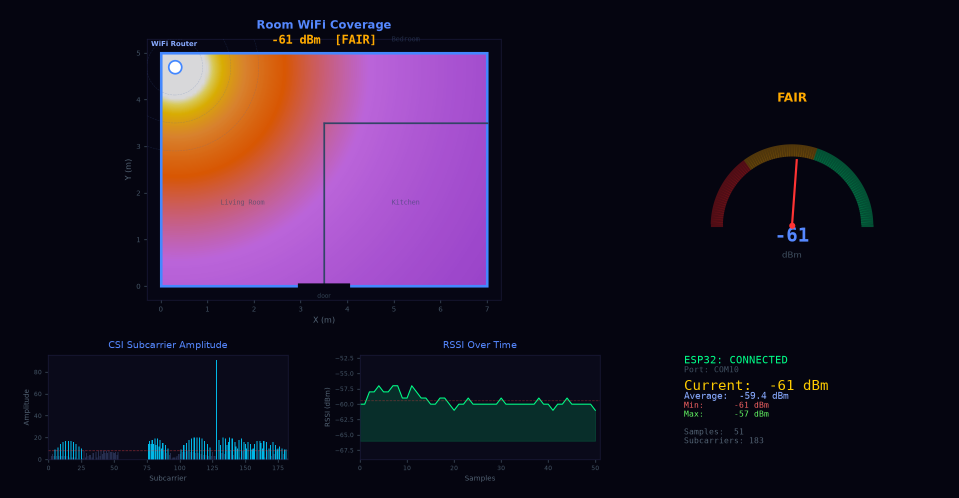
#> input picture images/wifi_propagation.png, 1917 x 995 px (shown at 1/2 size)
$ python -i csi_visualizer.py   (imports and definitions only)
#> lines starting #> are read from the running program, lines starting #| are printed output that depends on the picture
"""
WiFi CSI 2D Signal Strength Visualizer
Real-time heatmap + RSSI + amplitude spectrum from ESP32-S3
"""
import serial
import serial.tools.list_ports
import numpy as np
import matplotlib
# [1 line not run here, left out]
import matplotlib.pyplot as plt
import matplotlib.animation as animation
from collections import deque
import re
import time
import sys

PORT = "COM10"
BAUD = 115200
MAX_HISTORY = 100
ANIMATION_INTERVAL_MS = 200

class CSIVisualizer:
    def __init__(self):
        self.rssi_history = deque(maxlen=MAX_HISTORY)
        self.amp_history = deque(maxlen=MAX_HISTORY)
        self.phase_history = deque(maxlen=MAX_HISTORY)
        self.timestamps = deque(maxlen=MAX_HISTORY)
        self.packet_count = 0
        self.ser = None
        self.last_rssi = -80
        self.last_channel = 0
        self.last_bw = 20

        self.fig = plt.figure(figsize=(14, 8), facecolor='#1a1a2e')
        self.fig.canvas.manager.set_window_title('WiFi CSI Signal Strength - 2D Visualization')

        gs = self.fig.add_gridspec(2, 2, hspace=0.35, wspace=0.3,
                                    left=0.07, right=0.95, top=0.92, bottom=0.08)

        self.ax_heatmap = self.fig.add_subplot(gs[0, :])
        self.ax_rssi = self.fig.add_subplot(gs[1, 0])
        self.ax_spectrum = self.fig.add_subplot(gs[1, 1])

        for ax in [self.ax_heatmap, self.ax_rssi, self.ax_spectrum]:
            ax.set_facecolor('#16213e')
            ax.tick_params(colors='#a0a0a0')
            for spine in ax.spines.values():
                spine.set_color('#333')

        self.fig.suptitle('WiFi CSI Environmental Sensing', color='#00ff88',
                          fontsize=14, fontweight='bold', y=0.97)

        self.setup_plots()

    def setup_plots(self):
        self.ax_heatmap.set_title('CSI Amplitude Heatmap (Subcarriers vs Time)',
                                   color='#00ccff', fontsize=11, pad=10)
        self.ax_heatmap.set_xlabel('Subcarrier Index', color='#a0a0a0', fontsize=9)
        self.ax_heatmap.set_ylabel('Time (packets)', color='#a0a0a0', fontsize=9)

        self.ax_rssi.set_title('RSSI Over Time', color='#00ccff', fontsize=11, pad=10)
        self.ax_rssi.set_xlabel('Time (packets)', color='#a0a0a0', fontsize=9)
        self.ax_rssi.set_ylabel('RSSI (dBm)', color='#a0a0a0', fontsize=9)
        self.ax_rssi.set_ylim(-100, -20)

        self.ax_spectrum.set_title('Current Amplitude Spectrum', color='#00ccff', fontsize=11, pad=10)
        self.ax_spectrum.set_xlabel('Subcarrier Index', color='#a0a0a0', fontsize=9)
        self.ax_spectrum.set_ylabel('Amplitude', color='#a0a0a0', fontsize=9)

    # [10 lines left out: function connect, not called in this run]

    def read_serial(self):
        if not self.ser or not self.ser.is_open:
            return
        try:
            for _ in range(20):
                if self.ser.in_waiting <= 0:
                    break
                line = self.ser.readline().decode('utf-8', errors='ignore').strip()
                if not line:
                    continue
                if ',' in line and '"' in line:
                    self.parse_csi(line)
        except Exception:
            pass

    # [30 lines left out: function parse_csi, not called in this run]

    def update(self, frame):
        self.read_serial()

        if not self.amp_history:
            self.ax_heatmap.text(0.5, 0.5, f'Waiting for CSI data... (0 packets)\nConnect phone to same WiFi\nand browse/stream to generate traffic',
                                  transform=self.ax_heatmap.transAxes, ha='center', va='center',
                                  color='#ff8800', fontsize=12,
                                  bbox=dict(boxstyle='round,pad=0.5', facecolor='#16213e', edgecolor='#ff8800'))
            self.ax_rssi.text(0.5, 0.5, f'RSSI: {self.last_rssi} dBm',
                              transform=self.ax_rssi.transAxes, ha='center', va='center',
                              color='#00ff88', fontsize=16, fontweight='bold')
            self.ax_spectrum.text(0.5, 0.5, 'No data',
                                   transform=self.ax_spectrum.transAxes, ha='center', va='center',
                                   color='#a0a0a0', fontsize=12)
            return self.ax_heatmap, self.ax_rssi, self.ax_spectrum

        self.fig.suptitle(f'WiFi CSI Environmental Sensing  |  CH {self.last_channel}  |  BW {self.last_bw}MHz  |  Packets: {self.packet_count}',
                          color='#00ff88', fontsize=13, fontweight='bold', y=0.97)

        for ax in [self.ax_heatmap, self.ax_rssi, self.ax_spectrum]:
            ax.clear()
        self.setup_plots()

        amp_data = list(self.amp_history)
        max_cols = max(len(a) for a in amp_data)
        padded = np.zeros((len(amp_data), max_cols))
        for i, a in enumerate(amp_data):
            padded[i, :len(a)] = np.abs(a)

        if padded.shape[0] > 1:
            im = self.ax_heatmap.imshow(padded, aspect='auto', cmap='viridis',
                                         interpolation='nearest', origin='lower')
            self.ax_heatmap.set_ylabel('Time (newest top)', color='#a0a0a0', fontsize=9)
            cbar = self.fig.colorbar(im, ax=self.ax_heatmap, fraction=0.02, pad=0.02)
            cbar.ax.yaxis.set_tick_params(color='#a0a0a0')
            cbar.ax.set_ylabel('Amplitude', color='#a0a0a0', fontsize=9)
            plt.setp(plt.getp(cbar.ax.axes, 'yticklabels'), color='#a0a0a0')
        else:
            self.ax_heatmap.plot(padded[0], color='#00ccff', linewidth=1.5)

        rssi_data = list(self.rssi_history)
        self.ax_rssi.plot(rssi_data, color='#00ff88', linewidth=2)
        self.ax_rssi.fill_between(range(len(rssi_data)), rssi_data, min(rssi_data) - 5,
                                   alpha=0.3, color='#00ff88')
        self.ax_rssi.set_ylim(min(rssi_data) - 10, max(rssi_data) + 5 if max(rssi_data) > min(rssi_data) else -30)
        self.ax_rssi.axhline(y=np.mean(rssi_data), color='#ff4444', linestyle='--', alpha=0.7,
                              label=f'Avg: {np.mean(rssi_data):.1f} dBm')
        self.ax_rssi.legend(loc='upper right', fontsize=8, facecolor='#16213e', edgecolor='#333',
                             labelcolor='#a0a0a0')

        current_amp = np.abs(amp_data[-1])
        self.ax_spectrum.bar(range(len(current_amp)), current_amp, color='#00ccff', alpha=0.8, width=0.8)
        self.ax_spectrum.set_xlim(-1, len(current_amp))

        return self.ax_heatmap, self.ax_rssi, self.ax_spectrum

    # [19 lines left out: function run, not called in this run]


# [3 lines not run here, left out]

>>> import cv2
>>> picture = cv2.imread('../images/wifi_propagation.png', cv2.IMREAD_GRAYSCALE)
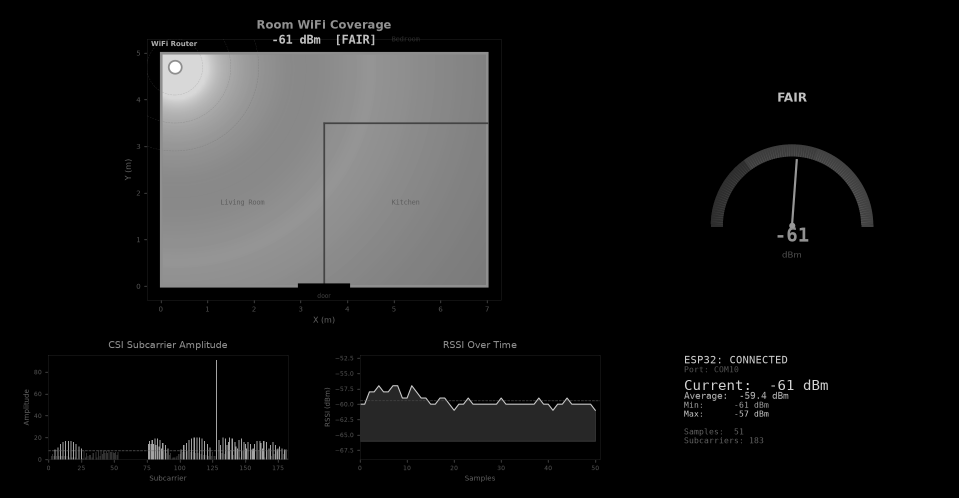
#> picture: shape (995, 1917) (shown at 1/2 size); min 0, max 255, mean 26.2
>>> result = CSIVisualizer().update(picture)
